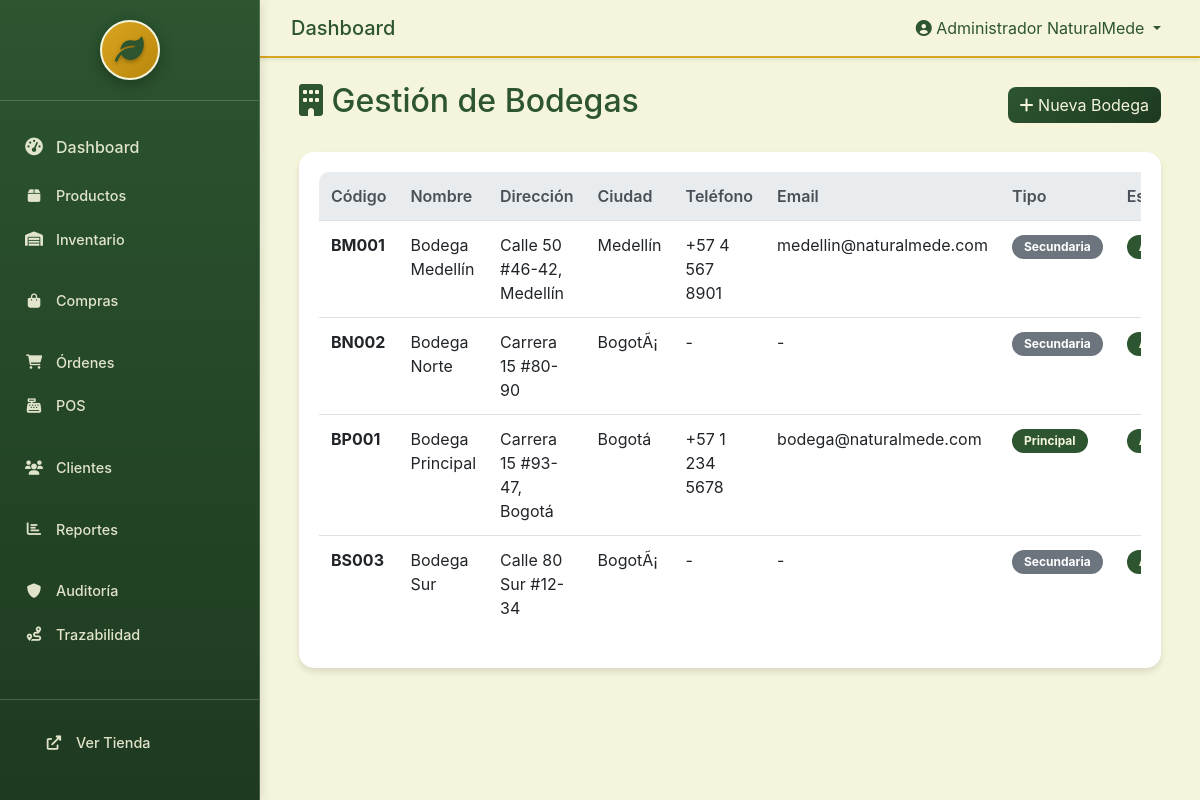
Screenshot of /admin-custom/inventory/warehouses/ (signed in) with the database file from the repository.
### inventory/models.py (models this page shows, shortened)
class Warehouse(models.Model):
    name = models.CharField(max_length=100, verbose_name="Nombre")
    code = models.CharField(max_length=10, unique=True, verbose_name="Código")
    address = models.TextField(verbose_name="Dirección")
    city = models.CharField(max_length=100, verbose_name="Ciudad")
    phone = models.CharField(max_length=20, blank=True, verbose_name="Teléfono")
    email = models.EmailField(blank=True, verbose_name="Email")
    is_active = models.BooleanField(default=True, verbose_name="Activa")
    is_main = models.BooleanField(default=False, verbose_name="Principal")
    created_at = models.DateTimeField(auto_now_add=True, verbose_name="Creada en")
    updated_at = models.DateTimeField(auto_now=True, verbose_name="Actualizada en")
    class Meta:
        verbose_name = "Bodega"
        verbose_name_plural = "Bodegas"
        ordering = ['name']

### custom_admin/views.py (the view)
# urls.py: path('inventory/warehouses/', views.admin_warehouse_management, name='admin_warehouse_management'),
@login_required
def admin_warehouse_management(request):
    warehouses = Warehouse.objects.all().order_by('name')
    context = {
        'warehouses': warehouses,
    }
    return render(request, 'custom_admin/warehouse_management.html', context)

### catalog/context_processors.py (called while the page is built)
def cart(request):
    cart = None
    cart_items = []
    cart_total = 0
    cart_items_count = 0
    if request.user.is_authenticated:
        cart, created = Cart.objects.get_or_create(user=request.user)
    else:
        if request.session.session_key:
            cart, created = Cart.objects.get_or_create(session_key=request.session.session_key)
    if cart:
        cart_items = cart.items.all()
        cart_total = cart.total_with_iva
        cart_items_count = cart.total_items
    return {
        'cart': cart,
        'cart_items': cart_items,
        'cart_total': cart_total,
        'cart_items_count': cart_items_count,
    }

### catalog/models.py (called while the page is built)
    @property
    def total_items(self):
        return sum(item.quantity for item in self.items.all())

    @property
    def total_amount(self):
        return sum(item.total for item in self.items.all())

    @property
    def total_iva(self):
        return sum(item.iva_amount for item in self.items.all())

    @property
    def total_with_iva(self):
        return self.total_amount + self.total_iva

### custom_admin/templates/custom_admin/warehouse_management.html (shortened to what this page needs)
{% extends 'custom_admin/base.html' %}
{% load static %}
{% block content %}
<div class="container-fluid">
    <div class="row">
        <div class="col-12">
            <div class="d-flex justify-content-between align-items-center mb-4">
                <h2><i class="fas fa-building"></i> Gestión de Bodegas</h2>
                <a href="{% url 'custom_admin:admin_create_warehouse' %}" class="btn btn-primary">
                    <i class="fas fa-plus"></i> Nueva Bodega
                </a>
            </div>
            <div class="card">
                <div class="card-body">
                    <div class="table-responsive">
                        <table class="table table-hover">
                            <thead class="thead-light">
                                <tr>
                                    <th>Código</th>
                                    <th>Nombre</th>
                                    <th>Dirección</th>
                                    <th>Ciudad</th>
                                    <th>Teléfono</th>
                                    <th>Email</th>
                                    <th>Tipo</th>
                                    <th>Estado</th>
                                </tr>
                            </thead>
                            <tbody>
                                {% for warehouse in warehouses %}
                                <tr>
                                    <td><strong>{{ warehouse.code }}</strong></td>
                                    <td>{{ warehouse.name }}</td>
                                    <td>{{ warehouse.address }}</td>
                                    <td>{{ warehouse.city }}</td>
                                    <td>{{ warehouse.phone|default:"-" }}</td>
                                    <td>{{ warehouse.email|default:"-" }}</td>
                                    <td>
                                        {% if warehouse.is_main %}
                                            <span class="badge badge-primary">Principal</span>
                                        {% else %}
                                            <span class="badge badge-secondary">Secundaria</span>
                                        {% endif %}
                                    </td>
                                    <td>
                                        {% if warehouse.is_active %}
                                            <span class="badge badge-success">Activa</span>
                                        {% else %}
                                            <span class="badge badge-danger">Inactiva</span>
                                        {% endif %}
                                    </td>
                                </tr>
                                {% endfor %}
                            </tbody>
                        </table>
                    </div>
                </div>
            </div>
        </div>
    </div>
</div>
{% endblock %}

### custom_admin/templates/custom_admin/base.html (shortened to what this page needs)
{% load static %}
<!DOCTYPE html>
<html lang="es">
<head>
    <link href="https://cdn.jsdelivr.net/npm/bootstrap@4.5.2/dist/css/bootstrap.min.css" rel="stylesheet">
    <link href="https://cdnjs.cloudflare.com/ajax/libs/font-awesome/6.0.0/css/all.min.css" rel="stylesheet">
    <link href="https://cdn.jsdelivr.net/npm/select2@4.1.0-rc.0/dist/css/select2.min.css" rel="stylesheet" />
</head>
<body>
    <div class="sidebar" id="sidebar">
        <div class="sidebar-header">
            <div class="text-center">
                <div class="logo-container">
                    <div class="logo-fallback" style="display: none;">
                        <div class="logo-circle">
                            <i class="fas fa-leaf logo-icon"></i>
                        </div>
                    </div>
                </div>
            </div>
        </div>
        <div class="sidebar-nav">
            <nav class="nav flex-column">
                <a class="nav-link {% if request.resolver_match.url_name == 'admin_dashboard' %}active{% endif %}" href="{% url 'custom_admin:admin_dashboard' %}">
                    <i class="fas fa-tachometer-alt"></i> Dashboard
                </a>
                <div class="nav-section">
                    <a class="nav-link {% if request.resolver_match.url_name == 'admin_products' %}active{% endif %}" href="{% url 'custom_admin:admin_products' %}">
                        <i class="fas fa-box"></i> Productos
                    </a>
                    <a class="nav-link {% if request.resolver_match.url_name == 'admin_inventory' %}active{% endif %}" href="{% url 'custom_admin:admin_inventory' %}">
                        <i class="fas fa-warehouse"></i> Inventario
                    </a>
                </div>
                <div class="nav-section">
                    <a class="nav-link {% if 'purchases' in request.resolver_match.namespace %}active{% endif %}" href="{% url 'purchases:dashboard' %}">
                        <i class="fas fa-shopping-bag"></i> Compras
                    </a>
                </div>
                <div class="nav-section">
                    <a class="nav-link {% if request.resolver_match.url_name == 'admin_orders' %}active{% endif %}" href="{% url 'custom_admin:admin_orders' %}">
                        <i class="fas fa-shopping-cart"></i> Órdenes
                    </a>
                    <a class="nav-link {% if request.resolver_match.url_name == 'admin_pos' %}active{% endif %}" href="{% url 'custom_admin:admin_pos' %}">
                        <i class="fas fa-cash-register"></i> POS
                    </a>
                </div>
                <div class="nav-section">
                    <a class="nav-link {% if request.resolver_match.url_name == 'admin_customers' %}active{% endif %}" href="{% url 'custom_admin:admin_customers' %}">
                        <i class="fas fa-users"></i> Clientes
                    </a>
                </div>
                <div class="nav-section">
                    <a class="nav-link {% if request.resolver_match.url_name == 'admin_reports' %}active{% endif %}" href="{% url 'custom_admin:admin_reports' %}">
                        <i class="fas fa-chart-bar"></i> Reportes
                    </a>
                </div>
                <div class="nav-section">
                    <a class="nav-link {% if request.resolver_match.url_name == 'audit:dashboard' %}active{% endif %}" href="{% url 'audit:dashboard' %}">
                        <i class="fas fa-shield-alt"></i> Auditoría
                    </a>
                    <a class="nav-link {% if 'inventory_trace' in request.resolver_match.url_name %}active{% endif %}" href="{% url 'audit:inventory_trace_dashboard' %}">
                        <i class="fas fa-route"></i> Trazabilidad
                    </a>
                </div>
            </nav>
        </div>
        <div class="sidebar-footer">
            <div class="nav-section">
                <a class="nav-link" href="/">
                    <i class="fas fa-external-link-alt"></i> Ver Tienda
                </a>
            </div>
        </div>
    </div>
    <div class="main-content">
        <nav class="navbar navbar-expand-lg navbar-custom">
            <div class="container-fluid">
                <span class="navbar-brand mb-0 h1">
                    {% block page_title %}Dashboard{% endblock %}
                </span>
                <div class="navbar-nav ml-auto">
                    <div class="nav-item dropdown">
                        <a class="nav-link dropdown-toggle" href="#" id="navbarDropdown" role="button" data-toggle="dropdown">
                            <i class="fas fa-user-circle"></i> {{ user.get_full_name|default:user.username }}
                        </a>
                    </div>
                </div>
            </div>
        </nav>
        <div class="container-fluid p-4">
            {% block content %}{% endblock %}
        </div>
    </div>
</body>
</html>

### custom_admin/templates/custom_admin/base.html (style rules this page uses)
.sidebar { position: fixed; top: 0; left: 0; width: 260px; height: 100vh; background: linear-gradient(180deg, #2c5530 0%, #1e3a21 100%); color: #f5f5dc; z-index: 1000; box-shadow: 2px 0 10px rgba(0,0,0,0.1); border-right: 1px solid rgba(245,245,220,0.2); display: flex; flex-direction: column; overflow-x: hidden; }
@media (min-width: 768px) { .sidebar { width: 260px; } }
@media (min-width: 992px) { .sidebar { width: 260px; } }
.sidebar .nav-link { color: rgba(245,245,220,0.9); padding: 12px 16px; border-radius: 8px; margin: 2px 8px; transition: all 0.3s cubic-bezier(0.4, 0, 0.2, 1); display: flex; align-items: center; text-decoration: none; font-weight: 500; position: relative; overflow: hidden; white-space: nowrap; }
.sidebar .nav-link::before { content: ''; position: absolute; top: 0; left: -100%; width: 100%; height: 100%; background: linear-gradient(90deg, transparent, rgba(255,255,255,0.1), transparent); transition: left 0.5s; }
.sidebar .nav-link i { width: 20px; margin-right: 12px; text-align: center; font-size: 1.1rem; }
.main-content { background-color: #f5f5dc; min-height: 100vh; margin-left: 260px; }
@media (min-width: 992px) { .main-content { margin-left: 260px; } }
.card { border: none; border-radius: 15px; box-shadow: 0 4px 6px rgba(0,0,0,0.1); transition: transform 0.3s; }
.navbar-custom { background: #f5f5dc; box-shadow: 0 2px 4px rgba(44,85,48,0.1); border-bottom: 2px solid #daa520; }
.btn-primary { background: linear-gradient(135deg, #2c5530 0%, #1e3a21 100%); border: none; border-radius: 8px; color: #f5f5dc; }
.table { background: white; border-radius: 10px; overflow: hidden; }
.table thead th { background: #2c5530; color: #f5f5dc; border: none; font-weight: 600; }
.badge { border-radius: 20px; padding: 6px 12px; }
.badge-primary { background-color: #2c5530; color: #f5f5dc; }
.badge-success { background-color: #2c5530; color: #f5f5dc; }
h1, h2, h3, h4, h5, h6 { color: #2c5530 !important; }
.navbar-brand { color: #2c5530 !important; }
a { color: #2c5530; }
.nav-link { color: #2c5530; }
.logo-container { display: flex; justify-content: center; align-items: center; }
.logo-fallback { display: flex; justify-content: center; align-items: center; }
.logo-circle { width: 60px; height: 60px; border-radius: 50%; background: linear-gradient(135deg, #daa520 0%, #b8860b 100%); display: flex; justify-content: center; align-items: center; box-shadow: 0 4px 15px rgba(0,0,0,0.3); border: 2px solid #f5f5dc; }
.logo-icon { font-size: 1.8rem; color: #2c5530; text-shadow: 0 2px 4px rgba(0,0,0,0.3); }
.sidebar-header { padding: 20px; border-bottom: 1px solid rgba(245,245,220,0.2); flex-shrink: 0; }
.sidebar-nav { flex: 1; overflow-y: auto; overflow-x: hidden; padding: 20px 0; }
.sidebar-footer { padding: 20px; border-top: 1px solid rgba(245,245,220,0.2); flex-shrink: 0; }
.nav-section { margin-bottom: 1rem; }
.nav-section .nav-link { padding: 10px 16px; font-size: 0.9rem; margin: 2px 8px; white-space: nowrap; }
.nav-section .nav-link i { font-size: 0.9rem; }

### rows the page displays
Warehouse: code "BM001", name "Bodega Medellín", address "Calle 50 #46-42, Medellín", city "Medellín", phone "+57 4 567 8901", email "medellin@naturalmede.com", is_main "Secundaria"
Warehouse: code "BN002", name "Bodega Norte", address "Carrera 15 #80-90", city "BogotÃ¡", phone "-", email "-", is_main "Secundaria"
Warehouse: code "BP001", name "Bodega Principal", address "Carrera 15 #93-47, Bogotá", city "Bogotá", phone "+57 1 234 5678", email "bodega@naturalmede.com", is_main "Principal"
Warehouse: code "BS003", name "Bodega Sur", address "Calle 80 Sur #12-34", city "BogotÃ¡", phone "-", email "-", is_main "Secundaria"

### other values shown
{{ user.get_full_name|default:user.username }} "Administrador NaturalMede"
